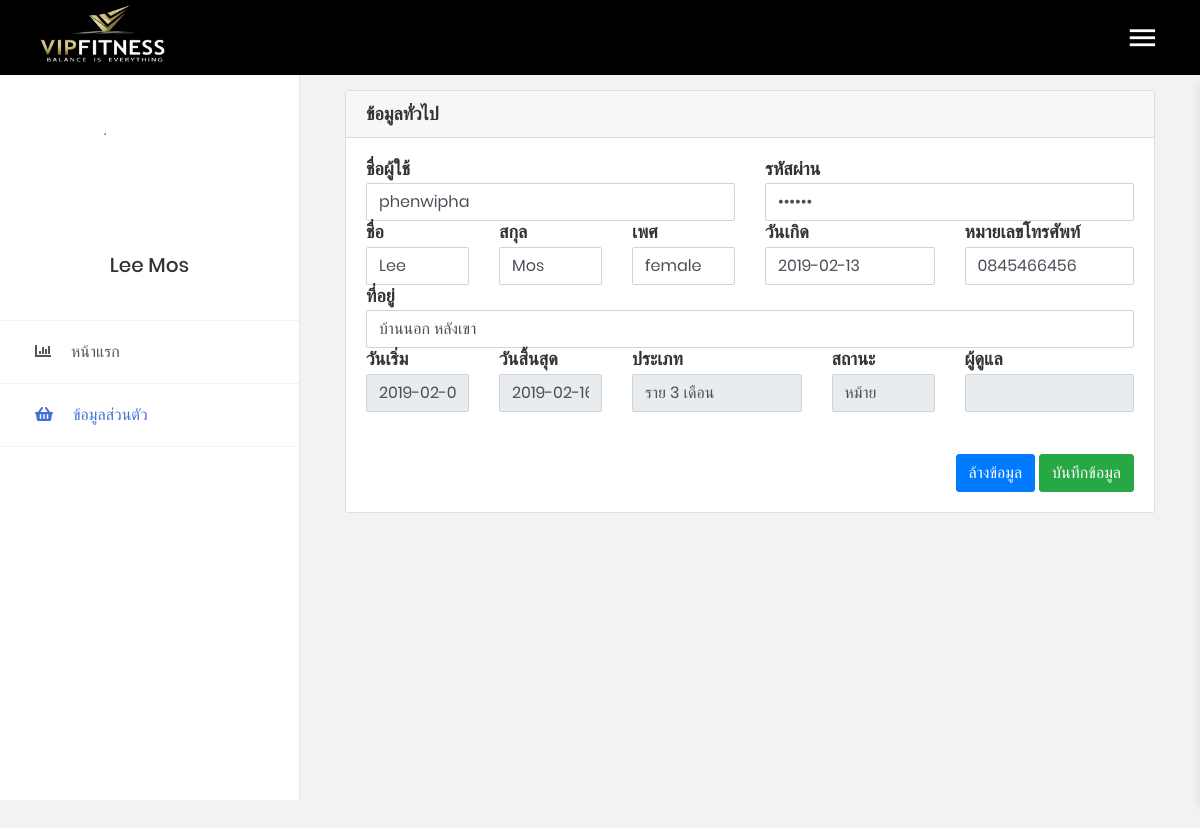
Page /index.php?content=account (signed in) on the committed database.
### tables this page shows
CREATE TABLE `vip_member` (
  `member_id` int(6) NOT NULL,
  `member_username` varchar(20) NOT NULL,
  `member_password` varchar(20) NOT NULL,
  `member_firstname` varchar(100) NOT NULL,
  `member_lastname` varchar(100) NOT NULL,
  `member_sex` enum('male','female') NOT NULL,
  `member_birthday` date NOT NULL,
  `member_address` text NOT NULL,
  `member_tel` varchar(10) NOT NULL,
  `member_start` date NOT NULL,
  `member_expiry` date NOT NULL,
  `member_typemember` varchar(50) NOT NULL,
  `member_status` varchar(50) NOT NULL,
  `member_keeper` varchar(50) NOT NULL
);

### models/UserModel.php (called while the page is built, shortened)
<?php
class UserModel extends BaseModel{
    function __construct(){
        if(!static::$db){
            static::$db = mysqli_connect($this->host, $this->username, $this->password, $this->db_name);
            mysqli_set_charset(static::$db,"utf8");
        }
    }
    function getUserByTrainerID($ID){
        $sql = "SELECT *
        FROM vip_member
        WHERE `member_id` = '$ID'
        ORDER BY CONCAT(vip_member.member_firstname,' ',vip_member.member_lastname)
        ";
        if ($result = mysqli_query(static::$db,$sql, MYSQLI_USE_RESULT)) {
            $data = [];
            while ($row = mysqli_fetch_array($result,MYSQLI_ASSOC)){
                $data[] = $row;
            }
            return $data;
        }
    }
}
?>

### page/account.php (the view, shortened to what this page needs)
<link href="css/account.css" rel="stylesheet">
<div class="main-content">
    <div class="section__content section__content--p30">
        <div class="container-fluid">
            <div class="row">
                <div class="col-md-12">
                            <?PHP
                            require_once('models/UserModel.php');
                            $member_model = new UserModel;
                            $login_user = $member_model -> getUserByTrainerID($login_user['member_id']) ;
                            $login_user = $login_user[0];
                            ?>
                    <form role="form" method="post" action="index.php?content=accout&action=edit"
                        enctype="multipart/form-data">
                        <div class="card">
                            <div class="card-header">
                                <h4><strong class="card-title">ข้อมูลทั่วไป</strong></h4>
                            </div>
                            <div class="card-body">
                                <div class="typo-headers">
                                    <div class="form-group">
                                        <div class="row">
                                            <div class="col-6">
                                                <h4 class="pb-1 display-5">ชื่อผู้ใช้</h4>
                                                <input class="form-control" type="text" name="member_username"
                                                    id="member_username"
                                                    value="<?php echo $login_user['member_username'];?>" />
                                            </div>
                                            <div class="col-6">
                                                <h4 class="pb-1 display-5">รหัสผ่าน</h4>
                                                <input class="form-control" type="password" name="member_password"
                                                    id="member_password"
                                                    value="<?php echo $login_user['member_password'];?>" />
                                            </div>
                                            <div class="col-2">
                                                <h4 class="pb-1 display-5">ชื่อ</h4>
                                                <input class="form-control" type="text" name="member_firstname"
                                                    id="member_firstname"
                                                    value="<?php echo $login_user['member_firstname'];?>" />
                                            </div>
                                            <div class="col-2">
                                                <h4 class="pb-1 display-5">สกุล</h4>
                                                <input class="form-control" type="text" name="member_lastname"
                                                    id="member_lastname"
                                                    value="<?php echo $login_user['member_lastname'];?>" />
                                            </div>
                                            <div class="col-2">
                                                <h4 class="pb-1 display-5">เพศ</h4>
                                                <input class="form-control" type="text" name="member_sex"
                                                    id="member_sex" value="<?php echo $login_user['member_sex'];?>" />
                                            </div>
                                            <div class="col-3">
                                                <h4 class="pb-1 display-5">วันเกิด</h4>
                                                <input class="form-control" type="text" name="member_birthday"
                                                    id="member_birthday"
                                                    value="<?php echo $login_user['member_birthday'];?>" />
                                            </div>
                                            <div class="col-3">
                                                <h4 class="pb-1 display-5">หมายเลขโทรศัพท์</h4>
                                                <input class="form-control" type="text" name="member_tel"
                                                    id="member_tel" value="<?php echo $login_user['member_tel'];?>" />
                                            </div>
                                            <div class="col-12">
                                                <h4 class="pb-1 display-5">ที่อยู่</h4>
                                                <input class="form-control" type="text" name="member_address"
                                                    id="member_address" value="<?php echo $login_user['member_address'];?>" />
                                            </div>
                                            <div class="col-2">
                                                <h4 class="pb-1 display-5">วันเริ่ม</h4>
                                                <input disabled class="form-control" type="text"
                                                    value="<?php echo $login_user['member_start'];?>" />
                                            </div>
                                            <div class="col-2">
                                                <h4 class="pb-1 display-5">วันสิ้นสุด</h4>
                                                <input disabled class="form-control" type="text"
                                                    value="<?php echo $login_user['member_expiry'];?>" />
                                            </div>
                                            <div class="col-3">
                                                <h4 class="pb-1 display-5">ประเภท</h4>
                                                <input disabled class="form-control" type="text"
                                                    value="<?php echo $login_user['member_typemember'];?>" />
                                            </div>
                                            <div class="col-2">
                                                <h4 class="pb-1 display-5">สถานะ</h4>
                                                <input disabled class="form-control" type="text"
                                                    value="<?php echo $login_user['member_status'];?>" />
                                            </div>
                                            <div class="col-3">
                                                <h4 class="pb-1 display-5">ผู้ดูแล</h4>
                                                <?php
                                                require_once('models/UserModel.php');
                                                $member_model = new UserModel;
                                                                                                $trainer =  $member_model->getUserByTrainerID($login_user['member_keeper']);
                                                        $trainer = $trainer[0];?>
                                                <input disabled class="form-control" type="text"
                                                    value="<?php echo $trainer['member_firstname'] .' '. $trainer['member_lastname'];  ?>" />
                                            </div>
                                        </div>
                                    </div>
                                    <div align="right">
                                        <br>
                                        <button type="reset" class="btn btn-primary">ล้างข้อมูล</button>
                                        <button name="submit" type="submit"
                                            class="btn btn-success">บันทึกข้อมูล</button>
                                    </div>
                                </div>
                            </div>
                        </div>
                    </form>
                </div>
            </div>
        </div>
    </div>
</div>

### index.php (shortened to what this page needs)
<?php
	if(!isset($_SESSION['member_detail'])){
		$_REQUEST['content'] = "login";
	}else{
		$login_user = $_SESSION['member_detail'];
	}
	$content = $_REQUEST['content'];
?>
<!DOCTYPE html>
<html lang="en">
<head>
<?php
	require_once("header.php");
?>
</head>
<link rel="stylesheet" href="css/login.css">
<body>
		<?php
			if($content == "login"){
			require_once('page/login.php');
			}else{?>
				<?php require_once('header.php') ?>
				<?php require_once('menu.php') ?>
		<?php } ?>
	</body>
</html>

### header.php (shortened to what this page needs)
<link href="css/font-face.css" rel="stylesheet" media="all">
<link href="vendor/font-awesome-4.7/css/font-awesome.min.css" rel="stylesheet" media="all">
<link href="vendor/font-awesome-5/css/fontawesome-all.min.css" rel="stylesheet" media="all">
<link href="vendor/mdi-font/css/material-design-iconic-font.min.css" rel="stylesheet" media="all">
<link href="vendor/bootstrap-4.1/bootstrap.min.css" rel="stylesheet" media="all">
<link href="vendor/animsition/animsition.min.css" rel="stylesheet" media="all">
<link href="vendor/bootstrap-progressbar/bootstrap-progressbar-3.3.4.min.css" rel="stylesheet" media="all">
<link href="vendor/wow/animate.css" rel="stylesheet" media="all">
<link href="vendor/css-hamburgers/hamburgers.min.css" rel="stylesheet" media="all">
<link href="vendor/slick/slick.css" rel="stylesheet" media="all">
<link href="vendor/select2/select2.min.css" rel="stylesheet" media="all">
<link href="vendor/perfect-scrollbar/perfect-scrollbar.css" rel="stylesheet" media="all">
<link href="css/theme.css" rel="stylesheet" media="all">

### menu.php (shortened to what this page needs)
<link href="css/menu.css" rel="stylesheet">
<body>
    <div class="page-wrapper">
        <aside class="menu-sidebar2">
            <div class="logo">
                <img class="img-logo" src="images/icon/logo.png" width="60%" />
            </div>
            <div class="menu-sidebar2__content js-scrollbar1">
                <div class="account2">
                    <div class="image img-cir img-120">
                        <img src="images/profile/<?php echo $login_user['member_image']; ?>" />
                    </div>
                    <h4 class="name"><?php echo $login_user['member_firstname'];?>
                        <?php echo $login_user['member_lastname'];?></h4>
                </div>
                <nav class="navbar-sidebar2">
                    <ul class="list-unstyled navbar__list">
                        <?php if($login_user['member_status'] != "trainer"
                        ){ ?>
                        <li class="<?php if($content == "" || $content =="home"){echo "active";}?> ">
                            <a href="index.php?content=home">
                                <i class="fas fa-chart-bar"></i>หน้าแรก</a>
                        </li>
                        <?php if($login_user['member_status'] != "admin"
                        ){ ?>
                        <li class="<?php if($content =="account"){echo "active ";}?> ">
                            <a href="index.php?content=account">
                                <i class="fas fa-shopping-basket"></i>ข้อมูลส่วนตัว</a>
                        </li>
                        <?PHP } ?>
                        <?php } ?>
                    </ul>
                </nav>
            </div>
        </aside>
        <div class="page-container2">
            <header class="header-desktop2">
                <div class="section__content section__content--p30">
                    <div class="container-fluid">
                        <div class="header-wrap2">
                            <div class="header-button2">
                                <div class="header-button-item mr-0 js-sidebar-btn">
                                    <i class="zmdi zmdi-menu"></i>
                                </div>
                            </div>
                        </div>
                    </div>
                </div>
            </header>
            <div class="stathome"></div>
            <?php
        if($content=="home"){
            require_once("page/home.php");
        }else if($content=="account"){
            require_once("page/account.php");
        }else if($content=="tanita"){
            require_once("page/tanita.php");
        }else if($content=="tanitaInsert"){
            require_once("page/tanitaInsert.php");
        }else if($content=="course"){
            require_once("page/course.php");
        }else if($content=="trainer"){
            require_once("page/trainer.php");
        }else if($content=="promotion"){
            require_once("page/promotion.php");
        }else if($content=="comment"){
            require_once("page/comment/index.php");
        }else if($content=="comment_cus"){
            require_once("page/comment/index.php");
        }else if($content=="detailPromo"){
            require_once("page/detailPromo.php");
        }else if($content=="updatePromotion"){
            require_once("page/updatePromotion.php");
        }else if($content=="accout"){
            require_once("page/accout/index.php");
        }else if($content=="updatePromotion"){
            require_once("page/updatePromotion.php");
        }else if($content=="trainer_cus"){
            require_once("page/trainer_cus/index.php");
        }else if($content=="tanita_cus"){
            require_once("page/tanita_cus.php");
        }else {
            require_once("page/home.php");
        }
    ?>
        </div>
    </div>
    <body>

### css/menu.css (style rules this page uses)
.menu-sidebar2 .logo { background: #000000; }
.stathome { padding-top: 10%; }

### css/account.css (style rules this page uses)
.main-content { padding-top: 0px; }

### rows in the picture
vip_member: member_username "phenwipha", member_firstname "Lee", member_lastname "Mos", member_sex "female", member_birthday "2019-02-13", member_tel "0845466456", member_address "บ้านนอก หลังเขา", member_start "2019-02-01", member_expiry "2019-02-16", member_typemember "ราย 3 เดือน", member_status "หม้าย"

### other values in the picture
$login_user['member_firstname'] "Lee"
$login_user['member_lastname'] "Mos"
